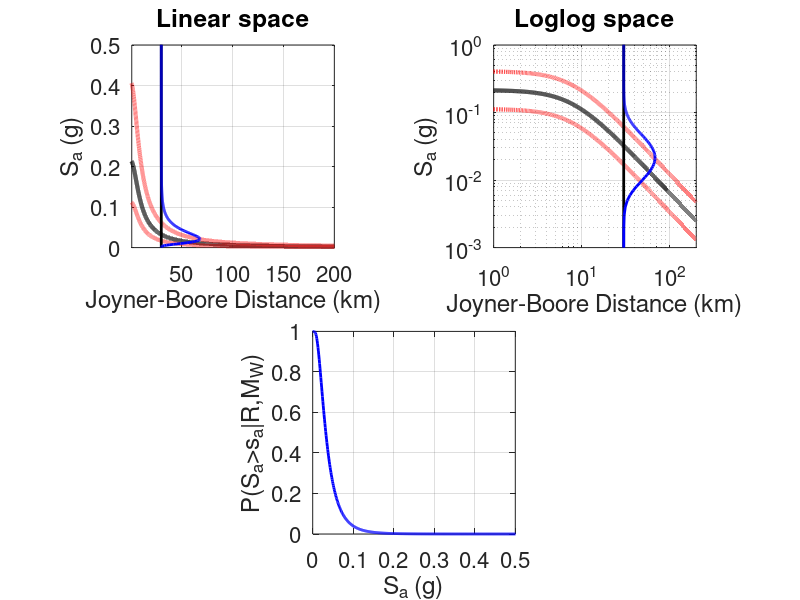

MATLAB code for this plot:

% Akkar and Bommer (2010) - Mw = 5.0-7.6 (constant sigma model)
% log10(PGV/PGA/PSA) = b1 + b2*M + b3*M^2 + (b4+b5*M)*log10(sqrt(Rjb^2+b6^2)) + b7*Ss + b8*Sa + b9*Fn + b10*Fr
% Ss = 1: soft soil site index (Vs30 < 360 m/s)
% Sa = 1: firm soil site index (360 < Vs30 < 750 m/s)
% Fn = 1: normal faulting index
% Fr = 1: reverse faulting index
% coef = [Tn b1 b2 b3 b4 b5 b6 b7 b8 b9 b10 sigma-intra sigma-inter sigma-total]
% PGA: Tn = 0 and PGV: Tn = -1
clear
clc

%Tn   = [0 0.1 0.2 0.3 0.4 0.5 0.75 1.0 1.5 2.0 3.0];

Tn = 0;

m = 5.5;
R = 0:0.01:200;
Fault_Type = 'normal';

Vs30 = 1000;

load GMPEcoef_AB10
for ii = 1:length(Tn);
    coef1(ii,:) = coef_AB10(find(Tn(ii)==coef_AB10(:,1)),:);
end

if strcmp(Fault_Type,'strike-slip')==1
    FMech = [0 0];
elseif strcmp(Fault_Type,'normal')==1
    FMech = [1 0];
elseif strcmp(Fault_Type,'reverse')==1
    FMech = [0 1];
end

soil1 = [0 0]; % [Ss,Sa]
if Vs30 <= 360;
    soil1(1) = 1;
elseif Vs30 > 360 && Vs30 <= 750;
    soil1(2) = 1;
end


for i=1:length(R)
    gmp_central_estimate(i) = 10.^(coef1(:,2)       + ...
        coef1(:,3) * m   +  ...
        coef1(:,4) * m^2 +  ...
        (coef1(:,5)+coef1(:,6)*m).*log10(sqrt((R(i))^2+coef1(:,7).^2)) + ...
        coef1(:,8) * soil1(1) + ...
        coef1(:,9) * soil1(2) + ...
        coef1(:,10)*FMech(1)  + ...
        coef1(:,11)*FMech(2))/981; % (g)
end

figure(1)
subplot(221)
plot(R,gmp_central_estimate,'k','linewidth',3)
hold on
plot(R,10.^(log10(gmp_central_estimate)+coef1(:,14)),':r','linewidth',3)
hold on
plot(R,10.^(log10(gmp_central_estimate)-coef1(:,14)),':r','linewidth',3)
xlabel('Joyner-Boore Distance (km)')
ylabel('S_a (g)')
axis square
xlim([0 200])
hold on
title('Linear space')
grid on
subplot(222)
loglog(R,gmp_central_estimate,'k','linewidth',3)
hold on
loglog(R,10.^(log10(gmp_central_estimate)+coef1(:,14)),':r','linewidth',3)
hold on
loglog(R,10.^(log10(gmp_central_estimate)-coef1(:,14)),':r','linewidth',3)
xlabel('Joyner-Boore Distance (km)')
ylabel('S_a (g)')
axis square
xlim([0 200])
title('Loglog space')
grid on
%%
%%
%%
clear gmp_central_estimate
m = 5.5;
R = 30;
Fault_Type = 'normal';

Vs30 = 1000;

load GMPEcoef_AB10
for ii = 1:length(Tn);
    coef1(ii,:) = coef_AB10(find(Tn(ii)==coef_AB10(:,1)),:);
end

if strcmp(Fault_Type,'strike-slip')==1
    FMech = [0 0];
elseif strcmp(Fault_Type,'normal')==1
    FMech = [1 0];
elseif strcmp(Fault_Type,'reverse')==1
    FMech = [0 1];
end

soil1 = [0 0]; % [Ss,Sa]
if Vs30 <= 360;
    soil1(1) = 1;
elseif Vs30 > 360 && Vs30 <= 750;
    soil1(2) = 1;
end


for i=1:length(R)
    gmp_central_estimate(i) = 10.^(coef1(:,2)       + ...
        coef1(:,3) * m   +  ...
        coef1(:,4) * m^2 +  ...
        (coef1(:,5)+coef1(:,6)*m).*log10(sqrt((R(i))^2+coef1(:,7).^2)) + ...
        coef1(:,8) * soil1(1) + ...
        coef1(:,9) * soil1(2) + ...
        coef1(:,10)*FMech(1)  + ...
        coef1(:,11)*FMech(2))/981; % (g)
end

figure(1)
subplot(221)
plot([R R],[0.000001 5],'k','linewidth',2)
imx=0.000001:0.001:5;
hold on
plot(R+normpdf(log10(imx),log10(gmp_central_estimate),coef1(:,14))./imx./max(normpdf(log10(imx),log10(gmp_central_estimate),coef1(:,14))),imx,'b','linewidth',2)

xlabel('Joyner-Boore Distance (km)')
ylabel('S_a (g)')
axis square
xlim([1 200])
ylim([0 0.5])
hold on
title('Linear space')
grid on
set(gca,'FontSize',16)

subplot(222)
loglog([R R],[0.000001 5],'k','linewidth',2)
imx=0.000001:0.001:5;
hold on
loglog(R+normpdf(log10(imx),log10(gmp_central_estimate),coef1(:,14))./imx./max(normpdf(log10(imx),log10(gmp_central_estimate),coef1(:,14))),imx,'b','linewidth',2)

xlabel('Joyner-Boore Distance (km)')
ylabel('S_a (g)')
axis square
xlim([1 200])
ylim([0.001 1])
title('Loglog space')
set(gca,'FontSize',16)
grid on
%%
figure(1)
subplot(2,2,3:4)
imx=0.000001:0.001:5;
hold on
plot(imx,1-normcdf(log10(imx),log10(gmp_central_estimate),coef1(:,14)),'b','linewidth',2)

xlabel('S_a (g)')
ylabel('P(S_a>s_a|R,M_W)')
axis square

xlim([0 0.5])
grid on
box on
set(gca,'FontSize',16)
